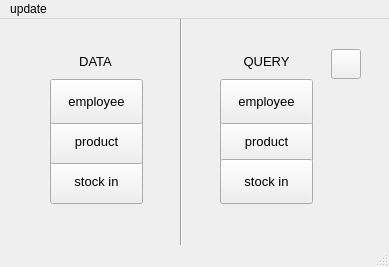
<?xml version="1.0" encoding="UTF-8"?>
<ui version="4.0">
 <class>MainWindow</class>
 <widget class="QMainWindow" name="MainWindow">
  <property name="geometry">
   <rect>
    <x>0</x>
    <y>0</y>
    <width>389</width>
    <height>267</height>
   </rect>
  </property>
  <property name="windowTitle">
   <string>MainWindow</string>
  </property>
  <widget class="QWidget" name="centralwidget">
   <widget class="QPushButton" name="pqrybutton">
    <property name="geometry">
     <rect>
      <x>220</x>
      <y>100</y>
      <width>93</width>
      <height>45</height>
     </rect>
    </property>
    <property name="font">
     <font>
      <family>Microsoft Sans Serif</family>
      <pointsize>10</pointsize>
      <weight>50</weight>
      <bold>false</bold>
     </font>
    </property>
    <property name="text">
     <string>product</string>
    </property>
   </widget>
   <widget class="QPushButton" name="stinsertbutton">
    <property name="geometry">
     <rect>
      <x>50</x>
      <y>140</y>
      <width>93</width>
      <height>45</height>
     </rect>
    </property>
    <property name="font">
     <font>
      <family>Microsoft Sans Serif</family>
      <pointsize>10</pointsize>
      <weight>50</weight>
      <bold>false</bold>
     </font>
    </property>
    <property name="text">
     <string>stock in</string>
    </property>
   </widget>
   <widget class="QPushButton" name="pinsertbutton">
    <property name="geometry">
     <rect>
      <x>50</x>
      <y>100</y>
      <width>93</width>
      <height>45</height>
     </rect>
    </property>
    <property name="font">
     <font>
      <family>Microsoft Sans Serif</family>
      <pointsize>10</pointsize>
      <weight>50</weight>
      <bold>false</bold>
     </font>
    </property>
    <property name="text">
     <string>product</string>
    </property>
   </widget>
   <widget class="QPushButton" name="stqrybutton">
    <property name="geometry">
     <rect>
      <x>220</x>
      <y>140</y>
      <width>93</width>
      <height>45</height>
     </rect>
    </property>
    <property name="font">
     <font>
      <family>Microsoft Sans Serif</family>
      <pointsize>10</pointsize>
      <weight>50</weight>
      <bold>false</bold>
     </font>
    </property>
    <property name="text">
     <string>stock in</string>
    </property>
   </widget>
   <widget class="QPushButton" name="empqrybutton">
    <property name="enabled">
     <bool>true</bool>
    </property>
    <property name="geometry">
     <rect>
      <x>220</x>
      <y>60</y>
      <width>93</width>
      <height>45</height>
     </rect>
    </property>
    <property name="font">
     <font>
      <family>Microsoft Sans Serif</family>
      <pointsize>10</pointsize>
      <weight>50</weight>
      <bold>false</bold>
     </font>
    </property>
    <property name="text">
     <string>employee</string>
    </property>
   </widget>
   <widget class="QPushButton" name="closebutton">
    <property name="geometry">
     <rect>
      <x>331</x>
      <y>30</y>
      <width>30</width>
      <height>30</height>
     </rect>
    </property>
    <property name="font">
     <font>
      <family>Microsoft Sans Serif</family>
      <pointsize>10</pointsize>
      <weight>50</weight>
      <bold>false</bold>
     </font>
    </property>
    <property name="text">
     <string/>
    </property>
    <property name="icon">
     <iconset>
      <normaloff>pic/exit.png</normaloff>pic/exit.png</iconset>
    </property>
    <property name="iconSize">
     <size>
      <width>30</width>
      <height>30</height>
     </size>
    </property>
   </widget>
   <widget class="QLabel" name="datalabel">
    <property name="geometry">
     <rect>
      <x>50</x>
      <y>20</y>
      <width>91</width>
      <height>45</height>
     </rect>
    </property>
    <property name="font">
     <font>
      <family>Microsoft Sans Serif</family>
      <pointsize>10</pointsize>
      <weight>50</weight>
      <bold>false</bold>
     </font>
    </property>
    <property name="text">
     <string>DATA</string>
    </property>
    <property name="alignment">
     <set>Qt::AlignCenter</set>
    </property>
   </widget>
   <widget class="QLabel" name="qrylabel">
    <property name="geometry">
     <rect>
      <x>221</x>
      <y>20</y>
      <width>91</width>
      <height>45</height>
     </rect>
    </property>
    <property name="font">
     <font>
      <family>Microsoft Sans Serif</family>
      <pointsize>10</pointsize>
      <weight>50</weight>
      <bold>false</bold>
     </font>
    </property>
    <property name="text">
     <string>QUERY</string>
    </property>
    <property name="alignment">
     <set>Qt::AlignCenter</set>
    </property>
   </widget>
   <widget class="Line" name="vline">
    <property name="geometry">
     <rect>
      <x>171</x>
      <y>-20</y>
      <width>20</width>
      <height>350</height>
     </rect>
    </property>
    <property name="font">
     <font>
      <family>Microsoft Sans Serif</family>
      <pointsize>10</pointsize>
      <weight>50</weight>
      <bold>false</bold>
     </font>
    </property>
    <property name="orientation">
     <enum>Qt::Vertical</enum>
    </property>
   </widget>
   <widget class="QPushButton" name="empinsertbutton">
    <property name="enabled">
     <bool>true</bool>
    </property>
    <property name="geometry">
     <rect>
      <x>50</x>
      <y>60</y>
      <width>93</width>
      <height>45</height>
     </rect>
    </property>
    <property name="font">
     <font>
      <family>Microsoft Sans Serif</family>
      <pointsize>10</pointsize>
      <weight>50</weight>
      <bold>false</bold>
     </font>
    </property>
    <property name="contextMenuPolicy">
     <enum>Qt::NoContextMenu</enum>
    </property>
    <property name="text">
     <string>employee</string>
    </property>
   </widget>
  </widget>
  <widget class="QMenuBar" name="menubar">
   <property name="geometry">
    <rect>
     <x>0</x>
     <y>0</y>
     <width>389</width>
     <height>26</height>
    </rect>
   </property>
   <widget class="QMenu" name="menuupdate">
    <property name="title">
     <string>update</string>
    </property>
    <addaction name="actionemployee"/>
    <addaction name="actionproduct"/>
   </widget>
   <addaction name="menuupdate"/>
  </widget>
  <widget class="QStatusBar" name="statusbar"/>
  <action name="actionproduct">
   <property name="text">
    <string>product</string>
   </property>
  </action>
  <action name="actionmember">
   <property name="text">
    <string>member</string>
   </property>
  </action>
  <action name="actionstockin">
   <property name="text">
    <string>stockin</string>
   </property>
  </action>
  <action name="actionemployee">
   <property name="text">
    <string>employee</string>
   </property>
  </action>
 </widget>
 <resources/>
 <connections/>
</ui>
